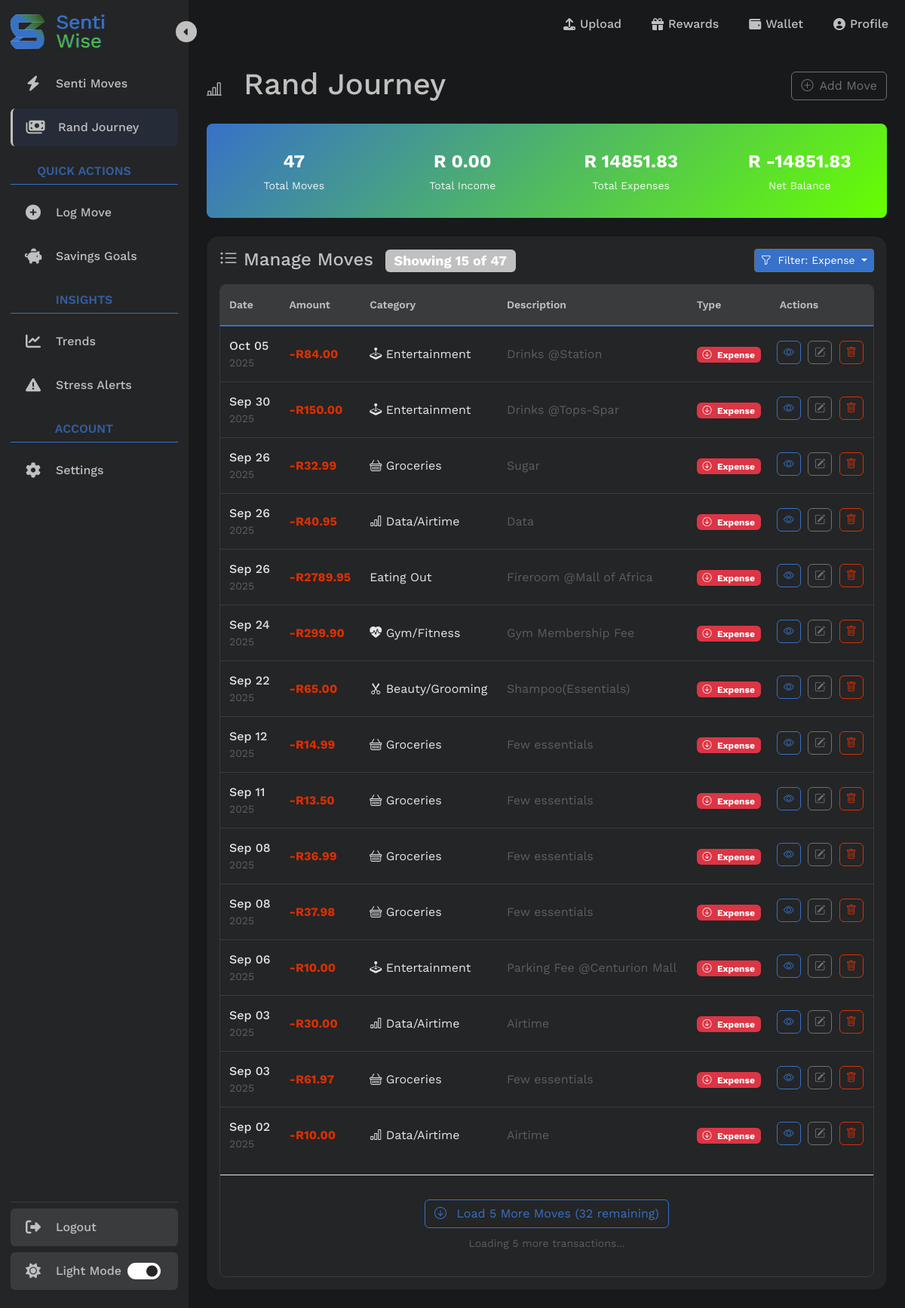
/transactions/list/?transaction_type=expense (signed in), run on the app's committed database.
### transactions/models.py (models this page shows, shortened)
class Transaction(models.Model):
    TRANSACTION_TYPES = (
        ('income', 'Income'),
        ('expense', 'Expense'),
    )
    user = models.ForeignKey(User, on_delete=models.CASCADE, related_name='transactions')
    amount = models.DecimalField(max_digits=10, decimal_places=2)
    category = models.CharField(max_length=22, choices=Category.DEFAULT_CATEGORIES) # preset categories in form
    date = models.DateField()
    type = models.CharField(max_length=7, choices=TRANSACTION_TYPES)
    description = models.CharField(max_length=255, blank=True)

### transactions/views.py (the view)
# urls.py: path('transactions/list/', transactions_list_page, name='list_transaction'), # Read: list all
@login_required(login_url='login')
def transactions_list_page(request):
    print(f"DEBUG: GET parameters: {dict(request.GET)}")
    transaction_filter = TransactionFilter(
        request.GET,
        queryset = Transaction.objects.filter(user=request.user).order_by('-date')
    )
    print(f"DEBUG: Filter form is_valid: {transaction_filter.form.is_valid()}")
    print(f"DEBUG: Filter form data: {transaction_filter.form.data}")
    print(f"DEBUG: Filter form cleaned_data: {getattr(transaction_filter.form, 'cleaned_data', 'No cleaned_data')}")
    filtered_qs = transaction_filter.qs
    print(f"DEBUG: SQL Query: {str(filtered_qs.query)}")
    print(f"DEBUG: Filtered count: {filtered_qs.count()}")
    sample_transactions = list(filtered_qs[:5])
    print(f"DEBUG: Sample transaction types: {[t.type for t in sample_transactions]}")
    page = request.GET.get('page', 1)
    page_size = int(request.GET.get('page_size', 15)) # Initial load: 15, subsequent: 5
    if request.headers.get('X-Requested-With') == 'XMLHttpRequest':
        return handle_ajax_transactions(request, filtered_qs)
    paginator = Paginator(filtered_qs, 15)
    initial_transactions = paginator.get_page(1)
    net_totals = filtered_qs.aggregate(
        net_income = Sum('amount', filter=Q(type='income')),
        net_expenses = Sum('amount', filter=Q(type='expense'))
    )
    net_income = net_totals['net_income'] or 0
    net_expenses = net_totals['net_expenses'] or 0
    net_balance = net_income - net_expenses
    context = {
        'transactions': initial_transactions,
        'total_count': filtered_qs.count(),
        'initial_load_count': len(initial_transactions),
        'total_income': float(net_income),
        'total_expenses': float(net_expenses),
        'net_balance': float(net_balance), # Net Balance
        'has_more': initial_transactions.has_next(),
        'current_page': 1,
        'filter': transaction_filter,
        'current_filter_type': request.GET.get('transaction_type', 'all')
    }
    return render(request, "transactions/list_transaction.html", context)

### transactions/templates/transactions/list_transaction.html (shortened to what this page needs)
{% extends 'transactions/testing-new-sidebar/index-2.html' %}
{% load crispy_forms_tags %}
{% load static %}
{% load sass_tags %}
{% block main_content %}
<main class="tracker-main-content p-4 flex-grow-1">
    <div class="d-flex justify-content-between align-items-center mb-4">
        <div>
            <h1 class="text-primary mb-1"><i class="bi bi-bar-chart-line me-3 fs-5"></i>
                Rand Journey
            </h1>
        </div>
        <div class="d-none d-md-block">
            <a href="{% url 'add_transaction' %}" class="btn btn-outline-dark">
                <i class="bi bi-plus-circle me-2"></i>Add Move
            </a>
        </div>
    </div>
    <div class="row g-3 mb-4">
        <div class="col-12">
            <div class="stats-summary p-3">
                <div class="row text-center">
                    <div class="col-6 col-md-3">
                        <div class="stat-item">
                            <div class="stat-value">{{ total_count }}</div>
                            <div class="stat-label">Total Moves</div>
                        </div>
                    </div>
                    <div class="col-6 col-md-3">
                        <div class="stat-item">
                            <div class="stat-value">R {{ total_income|floatformat:2 }}</div>
                            <div class="stat-label">Total Income</div>
                        </div>
                    </div>
                    <div class="col-6 col-md-3">
                        <div class="stat-item">
                            <div class="stat-value">R {{ total_expenses|floatformat:2 }}</div>
                            <div class="stat-label">Total Expenses</div>
                        </div>
                    </div>
                    <div class="col-6 col-md-3">
                        <div class="stat-item">
                            <div class="stat-value">R {{ net_balance|floatformat:2 }}</div>
                            <div class="stat-label">Net Balance</div>
                        </div>
                    </div>
                </div>
            </div>
        </div>
    </div>
    <div class="card bg-card-color shadow-sm mobile-scroll-fade">
        <div class="card-body">
            <div class="top-items d-flex justify-content-between align-items mb-3">
                <h4 class="card-title text-primary mb-0">
                    <i class="bi bi-list-ul me-2"></i>Manage Moves
                    <span class="badge bg-primary ms-2">
                        Showing <span id="showingCount">{{ initial_load_count|default:transactions.count }}</span>
                        of <span id="totalTransactions">{{ total_count }}</span>
                    </span>
                </h4>
                <div class="d-flex align-items-center">
                    {% if total_count > 0 %}
                    <div class="dropdown">
                        <button class="filter-dropdown-btn btn btn-outline-dark btn-sm dropdown-toggle{% if transaction_filter_type %} filtered{% endif %}"
                                id="filterDropdownBtn"
                                type="button"
                                data-bs-toggle="dropdown">
                            <i class="bi bi-funnel me-1"></i>
                            {% if transaction_filter_type %}
                                Filter: {{ transaction_filter_type|title }}
                            {% else %}
                                Filter
                            {% endif %}
                        </button>
                    </div>
                    {% endif %}
                </div>
            </div>
            {% if total_count > 0 %}
            <div class="table-responsive">
                <table class="table table-hover">
                    <thead>
                        <tr>
                            <th>Date</th>
                            <th>Amount</th>
                            <th>Category</th>
                            <th>Description</th>
                            <th>Type</th>
                            <th>Actions</th>
                        </tr>
                    </thead>
                    <tbody id="transactionsTableBody">
                        {% for t in transactions %}
                        <tr>
                            <td data-label="Date">
                                <div class="d-flex flex-column">
                                    <span class="fw-medium">{{ t.date|date:"M d" }}</span>
                                    <small class="text-muted">{{ t.date|date:"Y" }}</small>
                                </div>
                            </td>
                            <td data-label="Amount">
                                <span class="fw-bold {% if t.type == 'income' %}text-success{% else %}text-danger{% endif %}">
                                    {% if t.type == 'income' %}+{% else %}-{% endif %}R{{ t.amount }}
                                </span>
                            </td>
                            <td data-label="Category">
                                <div class="category-icon-text">
                                    {% if t.category == 'SALARY' %}
                                    <i class="bi bi-briefcase me-1"></i> Work/Salary
                                    {% elif t.category == 'SIDE_HUSTLE' %}
                                    <i class="bi bi-laptop me-1"></i> Side Hustle
                                    {% elif t.category == 'BUSARY' %}
                                    <i class="bi bi-mortarboard"></i> Scholarship/Bursary
                                    {% elif t.category == 'ALLOWANCE' %}
                                    <i class="bi bi-person-hearts"></i> Family Support
                                    {% elif t.category == 'STUDENT_LOAN' %}
                                    <i class="bi bi-buildings"></i> Student Loan
                                    {% elif t.category == 'GRANT' %}
                                    <i class="bi bi-clipboard-check"></i> Grant
                                    {% elif t.category == 'GIFT' %}
                                    <i class="bi bi-gift"></i> Gift
                                    {% elif t.category == 'GROCERIES' %}
                                    <i class="bi bi-basket"></i> Groceries
                                    {% elif t.category == 'RENT' %}
                                    <i class="bi bi-house"></i> Rent/Accomodation
                                    {% elif t.category == 'TRANSPORT' %}
                                    <i class="bi bi-train-front"></i> Transport
                                    {% elif t.category == 'DATA' %}
                                    <i class="bi bi-bar-chart"></i> Data/Airtime
                                    {% elif t.category == 'GYM' %}
                                    <i class="bi bi-heart-pulse-fill"></i> Gym/Fitness
                                    {% elif t.category == 'INSURANCE' %}
                                    <i class="bi bi-bank"></i> Insurance
                                    {% elif t.category == 'DEBT' %}
                                    <i class="bi bi-credit-card"></i> Debt Repayment
                                    {% elif t.category == 'ENTERTAINMENT' %}
                                    <i class="bi bi-joystick"></i> Entertainment
                                    {% elif t.category == 'DINING' %}
                                     Eating Out
                                    {% elif t.category == 'EDUCATION' %}
                                    <i class="bi bi-book"></i> Education
                                    {% elif t.category == 'HEALTH' %}
                                    <i class="bi bi-bandaid"></i> Health/Medical
                                    {% elif t.category == 'CLOTHING' %}
                                    <i class="bi bi-bag"></i> Clothing
                                    {% elif t.category == 'SAVINGS' %}
                                    <i class="bi bi-piggy-bank"></i> Savings/Invenstments
                                    {% elif t.category == 'SUBSCRIPTIONS' %}
                                    <i class="bi bi-person-vcard"></i> Subscriptions
                                    {% elif t.category == 'PERSONAL_GROOMING' %}
                                    <i class="bi bi-scissors"></i> Beauty/Grooming
                                    {% else %}
                                    {{ category_display|default:t.category }}
                                    {% endif %}
                                </div>
                            </td>
                            <td data-label="Description" class="d-none d-md-table-cell">
                                <span class="text-muted">{{ t.description|truncatechars:50 }}</span>
                            </td>
                            <td data-label="Type">
                                <span class="badge {% if t.type == 'income' %}bg-success{% else %}bg-danger{% endif %}">
                                    <i class="bi {% if t.type == 'income' %}bi-arrow-up-circle{% else %}bi-arrow-down-circle{% endif %} me-1"></i>
                                    {{ t.type|title }}
                                </span>
                            </td>
                            <td data-label="Actions" class="actions">
                                <div class="d-none d-md-block">
                                    <a href="{% url 'detail_transaction' t.id %}" class="btn btn-sm btn-outline-primary rounded" title="View Details">
                                        <i class="bi bi-eye"></i>
                                    </a>
                                    <a href="{% url 'edit_transaction' t.id %}" class="btn btn-sm btn-outline-dark rounded" title="Edit">
                                        <i class="bi bi-pencil-square"></i>
                                    </a>
                                    <a href="{% url 'delete_transaction' t.id %}" class="btn btn-sm btn-outline-danger rounded" title="Delete">
                                        <i class="bi bi-trash"></i>
                                    </a>
                                </div>
                            </td>
                        </tr>
                        {% endfor %}
                    </tbody>
                </table>
                {% if has_more %}
                <div class="load-more-container" id="loadMoreContainer">
                    <button class="btn btn-outline-primary btn-load-more" id="loadMoreBtn">
                        <span class="load-text">
                        </span>
                    </button>
                    <div class="mt-2">
                        <small class="text-muted">
                            Loading <span id="loadingBatch">5</span> more transactions...
                        </small>
                    </div>
                </div>
                {% endif %}
            </div>
            {% endif %}
        </div>
    </div>
</main>
{% endblock %}

### data on the page
Transaction: date "Oct 05", date "2025", amount "84.00", category "ENTERTAINMENT" (drawn), description "Drinks @Station", type "Expense"
Transaction: date "Sep 30", date "2025", amount "150.00", category "ENTERTAINMENT" (drawn), description "Drinks @Tops-Spar", type "Expense"
Transaction: date "Sep 26", date "2025", amount "32.99", category "GROCERIES" (drawn), description "Sugar", type "Expense"
Transaction: date "Sep 26", date "2025", amount "40.95", category "DATA" (drawn), description "Data", type "Expense"
Transaction: date "Sep 26", date "2025", amount "2789.95", category "Eating Out", description "Fireroom @Mall of Africa", type "Expense"
Transaction: date "Sep 24", date "2025", amount "299.90", category "GYM" (drawn), description "Gym Membership Fee", type "Expense"
Transaction: date "Sep 22", date "2025", amount "65.00", shows "Beauty/Grooming", description "Shampoo(Essentials)", type "Expense"
Transaction: date "Sep 12", date "2025", amount "14.99", category "GROCERIES" (drawn), description "Few essentials", type "Expense"
Transaction: date "Sep 11", date "2025", amount "13.50", category "GROCERIES" (drawn), description "Few essentials", type "Expense"
Transaction: date "Sep 08", date "2025", amount "36.99", category "GROCERIES" (drawn), description "Few essentials", type "Expense"
Transaction: date "Sep 08", date "2025", amount "37.98", category "GROCERIES" (drawn), description "Few essentials", type "Expense"
Transaction: date "Sep 06", date "2025", amount "10.00", category "ENTERTAINMENT" (drawn), description "Parking Fee @Centurion Mall", type "Expense"
Transaction: date "Sep 03", date "2025", amount "30.00", category "DATA" (drawn), description "Airtime", type "Expense"
Transaction: date "Sep 03", date "2025", amount "61.97", category "GROCERIES" (drawn), description "Few essentials", type "Expense"
Transaction: date "Sep 02", date "2025", amount "10.00", category "DATA" (drawn), description "Airtime", type "Expense"

### other printed values
{{ total_count }} "47"
{{ total_income|floatformat:2 }} "0.00"
{{ total_expenses|floatformat:2 }} "14851.83"
{{ net_balance|floatformat:2 }} "-14851.83"
{{ initial_load_count|default:transactions.count }} "15"
{{ transaction_filter_type|title }} "Expense"
